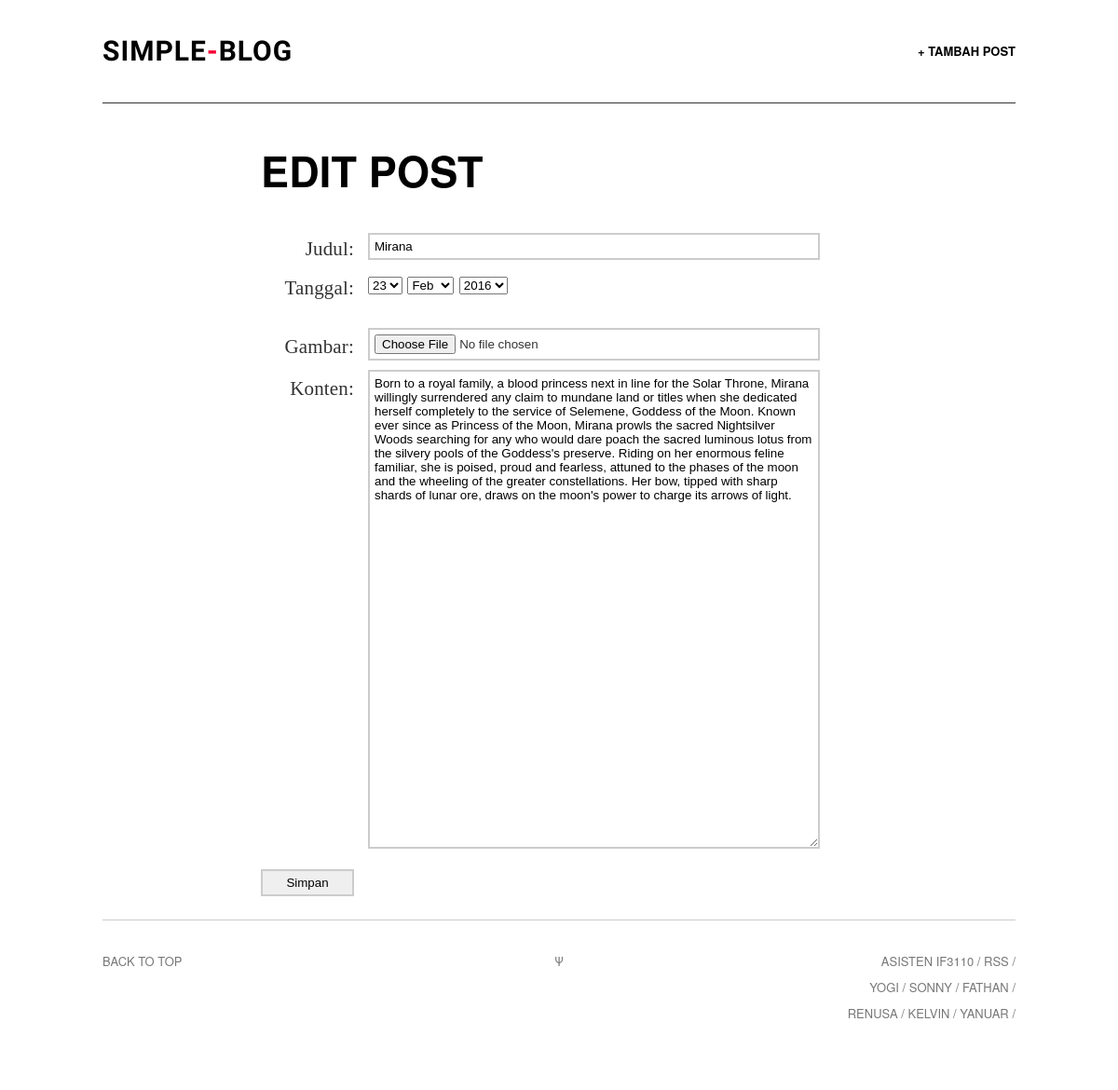
Page /edit.php?ID=3 on the committed database.
### tables this page shows
CREATE TABLE IF NOT EXISTS `posting` (
  `id` int(11) NOT NULL AUTO_INCREMENT,
  `judul` varchar(255) NOT NULL,
  `tanggal` date NOT NULL,
  `konten` text NOT NULL,
  `author` varchar(255) NOT NULL,
  `gambar` varchar(255) NOT NULL,
  PRIMARY KEY (`id`)
);

### edit.php (the view, shortened to what this page needs)
<!DOCTYPE html>
<html>
<head>
<link rel="stylesheet" type="text/css" href="assets/css/screen.css" />
</head>
<body class="default">
    <?php
        $dbhost="localhost";
        $dbuser="root";
        $dbpass="";
        $dbname="simpleblog";
        $connection=mysqli_connect($dbhost,$dbuser,$dbpass,$dbname);
        $posting_id=htmlspecialchars($_GET['ID']);
        $query = $connection->prepare("SELECT * FROM posting WHERE id = ?");
        $query->bind_param('i', $posting_id);
        $query->execute();
        $result=$query->get_result();
        if($result) $row=mysqli_fetch_assoc($result);
        else echo 'query gagal';
    ?>
<div class="wrapper">
<nav class="nav">
    <a style="border:none;" id="logo" href="index.php"><h1>Simple<span>-</span>Blog</h1></a>
    <ul class="nav-primary">
        <li><a href="new_post.php">+ Tambah Post</a></li>
    </ul>
</nav>
<article class="art simple post">
    <div class="art-body" style="top: 35px;">
        <div class="art-body-inner">
            <h2>Edit POST</h2>
            <div id="contact-area">
                <form id="formPost" method="post" action="processEdit.php?ID=<?php echo $posting_id ?>">
                    <label for="Judul">Judul: </label>
                    <input type="text" name="Judul" id="Judul" value="<?php echo $row['judul'] ?>">
                    <label for="Tanggal">Tanggal:</label>
                    <select id="daydropdown" name="daydropdown">
                    </select>
                    <select id="monthdropdown" name="monthdropdown">
                    </select>
                    <select id="yeardropdown" name="yeardropdown">
                    </select>
                    <br><br>
                    <label for="gambar">Gambar:</label>
                    <input type="file" accept="image/*" id="gambar" name="gambar" required>
                    <label for="Konten">Konten:</label><br>
                    <textarea name="Konten" rows="20" cols="20" id="Konten"><?php echo $row['konten'] ?></textarea>
                    <input type="submit" name="submit" value="Simpan" class="submit-button">
                    <br>
                </form>
            </div>
        </div>
    </div>
</article>
<footer class="footer">
    <div class="back-to-top"><a href="">Back to top</a></div>
    <div class="psi">&Psi;</div>
    <aside class="offsite-links">
        Asisten IF3110 /
        <a class="rss-link" href="#rss">RSS</a> /
        <br>
        <a class="twitter-link" href="http://twitter.com/YoGiiSinaga">Yogi</a> /
        <a class="twitter-link" href="http://twitter.com/sonnylazuardi">Sonny</a> /
        <a class="twitter-link" href="http://twitter.com/fathanpranaya">Fathan</a> /
        <br>
        <a class="twitter-link" href="#">Renusa</a> /
        <a class="twitter-link" href="#">Kelvin</a> /
        <a class="twitter-link" href="#">Yanuar</a> /
    </aside>
</footer>
</div>
</body>
</html>

### assets/css/screen.css (style rules this page uses)
html, body, div, span, object, iframe, h1, h2, h3, h4, h5, h6, p, blockquote, pre, a, address, cite, code, em, img, small, strong, ol, ul, li, fieldset, form, label, legend, table, caption, tbody, tfoot, thead, tr, th, td, article, aside, canvas, embed, figure, figcaption, footer, header, hgroup, menu, nav, section, summary, time, audio, video { margin: 0; padding: 0; border: 0; font-size: 100%; font: inherit; vertical-align: baseline; }
article, aside, details, figcaption, figure, footer, header, hgroup, menu, time, nav, section { display: block; }
html, body, .wrapper { min-height: 100%; }
html, body { height: 100%; }
.wrapper { min-height: 100%; }
body { overflow-x: hidden; font: 17px/28px ff-meta-serif-web-pro, "Georgia", serif; color: #333; background: #fff; }
h1, h2, h3, h4, h5, h6 { font-family: "proxima-nova", "helvetica neue", "helvetica", sans-serif; font-weight: normal; text-transform: uppercase; font-weight: 700; color: #000; text-rendering: optimizeLegibility; }
h1 { font-size: 50px; padding-bottom: 30px; }
h2 { font-size: 45px; padding-bottom: 5px; }
a { color: #F40034; text-decoration: none; -webkit-transition: color .2s ease-in-out; -moz-transition: color .2s ease-in-out; transition: color .2s ease-in-out; }
.wrapper { max-width: 1500px; margin: 0 auto; background: #fff; }
.nav, .art-header-inner, .footer, .art-list, .abt, .fourohfour { width: 980px; }
.nav, .art-body-inner, .footer, .art-list, .abt, .fourohfour { position: relative; margin: 0 auto; }
.nav { position: absolute; top: 0; left: 50%; height: 70px; padding-top: 40px; margin-left: -490px; border-bottom: 1px solid #333; z-index: 2; }
#logo { float: left; }
.nav-primary { float: right; }
.nav-primary li { display: inline-block; margin-left: 10px; font-weight: 500; }
#logo h1, .nav-primary li, .nav-primary li a { font-family: "proxima-nova", "helvetica neue", "helvetica", sans-serif; font-weight: 700; font-size: 13px; line-height: 30px; color: #000; text-transform: uppercase; }
#logo h1 { height: 30px; margin-left: 0px; letter-spacing: 1px; font-family: 'Questrial', sans-serif; font-size: 30px; }
#logo h1 span { color: #F40034 !important; }
.nav li:first-child { margin-left: 0; }
.art { margin-top: -131px; }
.art-body { position: relative; width: 100%; background: #fff; z-index: 100; -webkit-box-shadow: 0 -3px 3px rgba(0,0,0,.2); -moz-box-shadow: 0 -3px 3px rgba(0,0,0,.2); box-shadow: 0 -3px 3px rgba(0,0,0,.2); }
.art-body-inner { font-family: Georgia,Cambria,"Times New Roman",Times,serif; max-width: 640px; padding: 80px 0 50px; letter-spacing: 0.01rem; font-weight: 400; font-style: normal; font-size: 21px; line-height: 1.5; }
.simple .art-body { background: none; -webkit-box-shadow: none; -moz-box-shadow: none; box-shadow: none; }
.footer { padding: 30px 0 40px; overflow: hidden; border-top: 1px solid #ccc; }
.footer, .footer a { font-family: "proxima-nova", "helvetica neue", "helvetica", sans-serif; font-size: 13px; text-transform: uppercase; color: #777; }
.back-to-top, .footer-nav, .offsite-links { width: 45%; float: left; }
.psi { width:10%; float:left; text-align: center; }
.offsite-links { text-align: right; }
.nav:before, .art-body-inner:before, .footer:before, .art-list:before { content:""; display:table; }
.nav:after, .art-body-inner:after, .footer:after, .art-list:after { clear:both; }
.nav, .art-body-inner, .footer, .art-list { zoom:1; }
.art-list, .nav, .abt, .art-body { -webkit-animation: le-fade .5s 0s 1 ease-out; -moz-animation: le-fade .5s 0s 1 ease-out; }
#contact-area { width: 600px; margin-top: 25px; }
#contact-area input, #contact-area textarea { padding: 5px; width: 471px; font-family: Helvetica, sans-serif; margin: 0px 0px 10px 0px; border: 2px solid #ccc; }
#contact-area textarea { height: 500px; }
#contact-area input.submit-button { width: 100px; }
label { float: left; text-align: right; margin-right: 15px; width: 100px; padding-top: 5px; }

### rows in the picture
posting: Judul "Mirana", Konten "Born to a royal family, a blood princess next in line for the Solar Throne, Mirana willingly surrendered any claim to mundane land or titles when she dedicated herself completely to the service of Selemene, Goddess of the Moon. Known ever since as Princess of the Moon, Mirana prowls the sacred Nightsilver Woods searching for any who would dare poach the sacred luminous lotus from the silvery pools of the Goddess's preserve. Riding on her enormous feline familiar, she is poised, proud and fearless, attuned to the phases of the moon and the wheeling of the greater constellations. Her bow, tipped with sharp shards of lunar ore, draws on the moon's power to charge its arrows of light."
